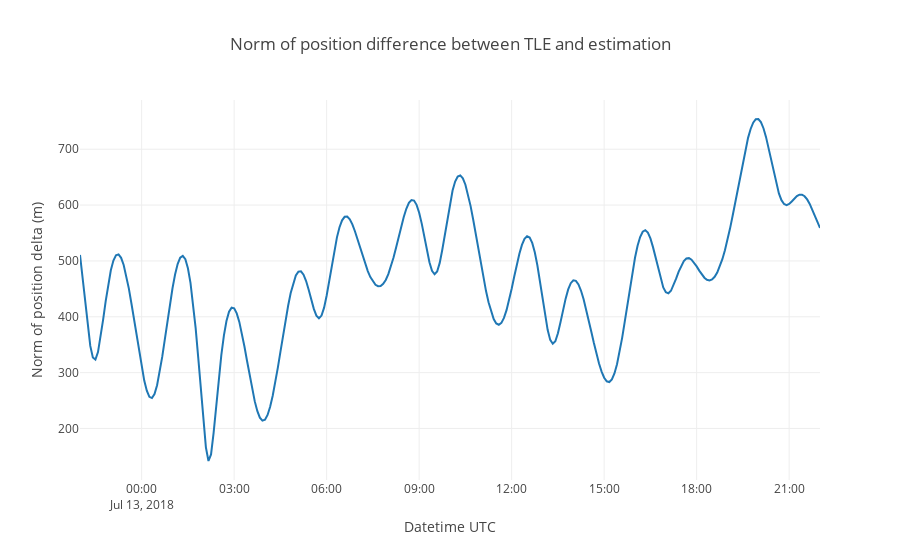

Notebook code for this chart:
### Markdown cell above
## Comparison with TLE
Plotting the position difference between the initial TLE and the estimated orbit.

### Code cell
# Computing norm of position difference
import numpy as np
deltaPos_norm = pd.Series(data=np.linalg.norm(
    PV_tle_tod_df[['x','y','z']] - PV_tod_df[['x','y','z']], 
    axis=1),
                         index=PV_tle_tod_df.index)

import plotly.graph_objs as go

trace = go.Scatter(
    x = deltaPos_norm.index,
    y = deltaPos_norm,
    mode='lines'
)

data = [trace]

layout = go.Layout(
    title = 'Norm of position difference between TLE and estimation',
    xaxis = dict(
        title = 'Datetime UTC'
    ),
    yaxis = dict(
        title = 'Norm of position delta (m)'
    )
)

fig = dict(data=data, layout=layout)

py.iplot(fig)

### Figure 1 — Plotly figure (JSON) as saved in the notebook; plotly's stock layout.template omitted (floating-point values rounded to 4 significant figures; data arrays with more than 128 entries replaced by an {"elided": "..."} marker saying what was removed)
{"data": [{"mode": "lines", "type": "scatter", "uid": "06425b39-bb13-473f-8970-79804da04781", "x": {"elided": "289 str values"}, "y": {"elided": "289 float values"}}], "layout": {"title": {"text": "Norm of position difference between TLE and estimation"}, "xaxis": {"autorange": true, "range": ["2018-07-12 22:00", "2018-07-13 22:00"], "title": {"text": "Datetime UTC"}, "type": "date"}, "yaxis": {"autorange": true, "range": [107.8, 788.1], "title": {"text": "Norm of position delta (m)"}, "type": "linear"}}}
